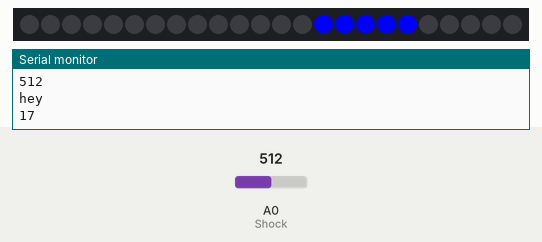
This sketch was run on a simulated ESP8266 (NodeMCU). Parts: 24 RGB LEDs in strip order, left to right, the last lines printed to the serial monitor. The inputs (shaded band) are chosen by the test bench; at power-on: A0 (Shock) = 512.

Above: at 6.8 s.
6.9 s: A0 (Shock) set to 7
At 13.6 s:
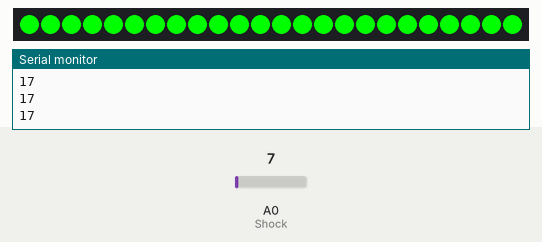
14.5 s: A0 (Shock) set to 27
At 19.52 s:
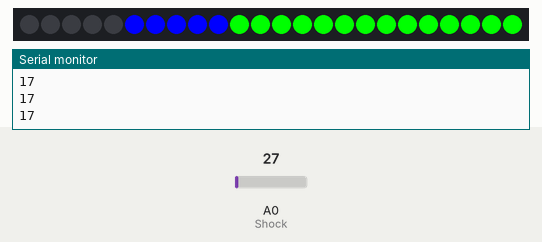
At 20.3 s:
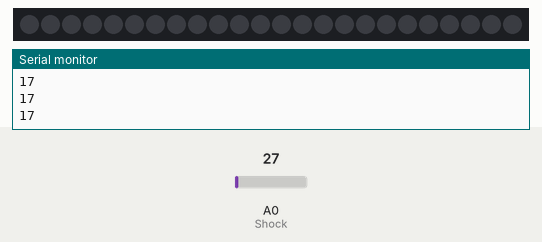
Timing chart, 0 to 21.8 s (numbered marks = the images above; inputs shaded):
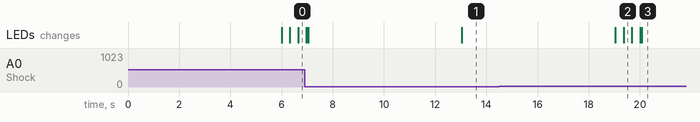

Measured:
- after the input at 6.9 s, the LEDs: first differ from a run without the input after 6.1 s (image 1)
- after the input at 14.5 s, the LEDs: first change after 4.5 s (image 2 shows a later state)

The sketch:

TEWS.ino
```cpp
#include "Adafruit_NeoPixel.h"

#define PIXEL_PIN     D5
#define PIXEL_COUNT   24
#define PIXEL_TYPE    NEO_GRB + NEO_KHZ800
Adafruit_NeoPixel pixels = Adafruit_NeoPixel(PIXEL_COUNT, PIXEL_PIN, PIXEL_TYPE);

int Shock = A0;
int val;
void setup ()
{
pinMode(Shock, INPUT);
Serial.begin(115200);
Serial.println(analogRead(Shock));
Serial.println("hey");
 pixels.begin();
}
void loop ()
{
  Serial.println(Shock);
  delay(6000);
val = analogRead(Shock) ;
{
  if (val < 17){
 for(int i=0; i<PIXEL_COUNT; ++i) {
            pixels.setPixelColor(i, pixels.Color(0,255,0));
          }

         pixels.show();
}
else
{
 chase(pixels.Color(0, 0, 255)); // Blue


}
}
}

static void chase(uint32_t c) {
  for(uint16_t i=0; i<pixels.numPixels()+5; i++) {
      pixels.setPixelColor(i  , c); // Draw new pixel
      pixels.setPixelColor(i-5, 0); // Erase pixel a few steps back
      pixels.show();
      delay(35);
  }
}
```
